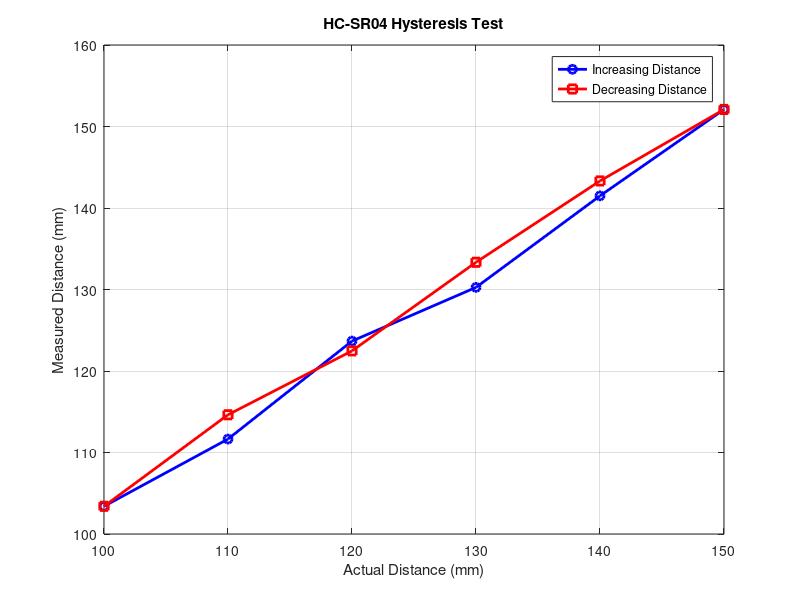

MATLAB code to generate this figure:

clc;
clear;
% Actual distances
actual = [100 110 120 130 140 150];
% Sensor readings while increasing distance
increasing = [103.4 111.65 123.67 130.26 141.49 152.09];
% Sensor readings while decreasing distance
decreasing = [103.4  114.63 122.47  133.34 143.32 152.09 ];
% Hysteresis error
hysteresis_error = abs(increasing - decreasing);
% Maximum hysteresis error
max_hysteresis = max(hysteresis_error);
% Display results
disp('Hysteresis error at each point (mm):');
disp(hysteresis_error);
fprintf('Maximum Hysteresis Error = %.2f mm\n', max_hysteresis);
% Plot
figure;
plot(actual, increasing, 'bo-', 'LineWidth', 2);
hold on;
plot(actual, decreasing, 'rs-', 'LineWidth', 2);
xlabel('Actual Distance (mm)');
ylabel('Measured Distance (mm)');
title('HC-SR04 Hysteresis Test');
legend('Increasing Distance', 'Decreasing Distance');
grid on;
